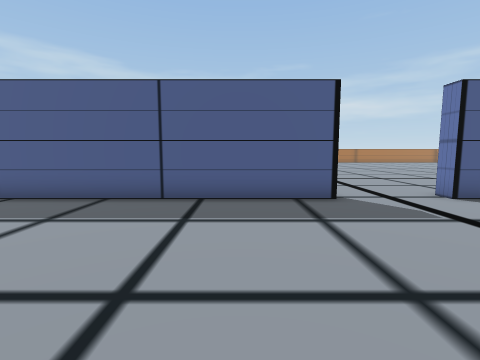
view 1 (above)

20 first-person views from a walk through a 3-D level made in the Unity game engine. The camera is 1.2 m above the floor, tilts 6° down and sees 85° across. Doors are open. The floor is counted in squares, 1 m on a side. Each view is taken from the middle of a square. On the plan, view 1 faces up. The plan holds only what a view shows up to about 12 squares ahead; the rest is blank. The place goes on beyond the plan. The player is left out.

view 2
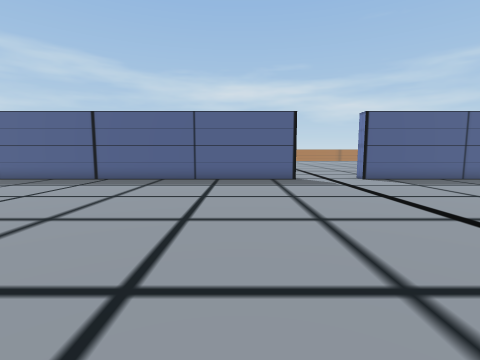

view 3
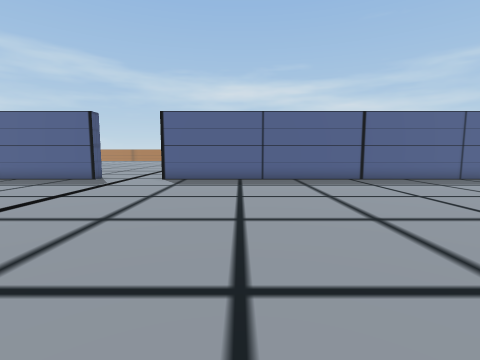

view 4
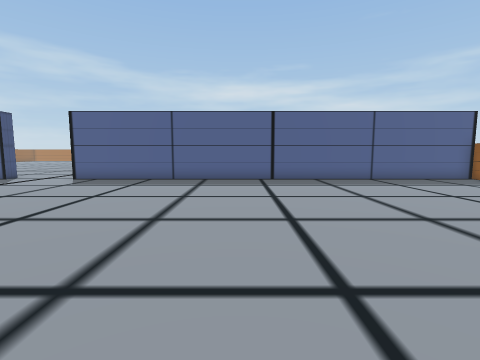

view 5
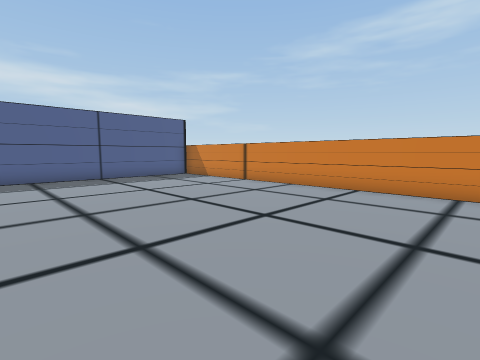

view 6
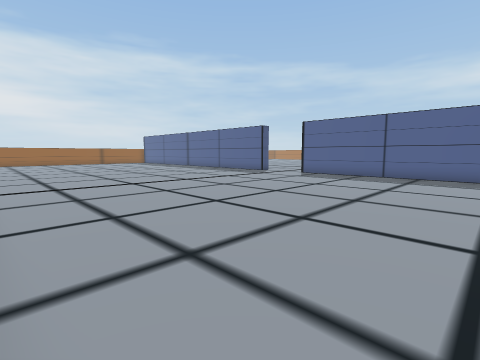

view 7
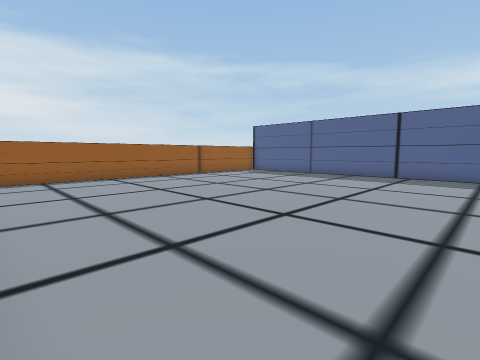

view 8
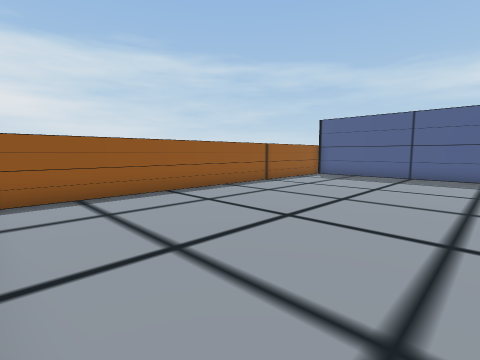

view 9
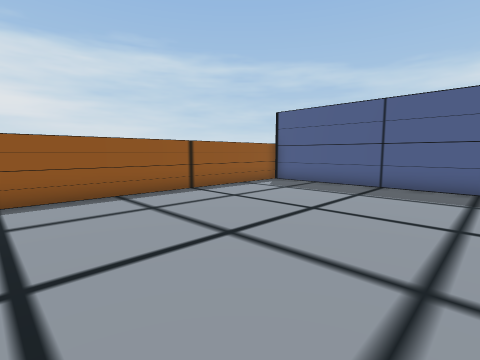

view 10
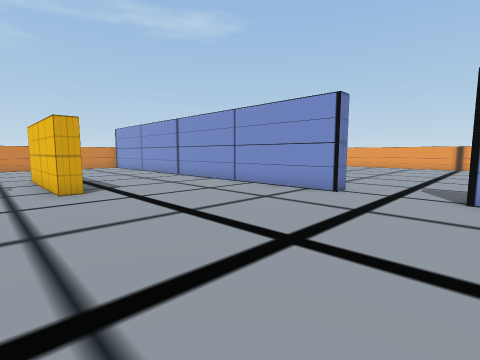

view 11
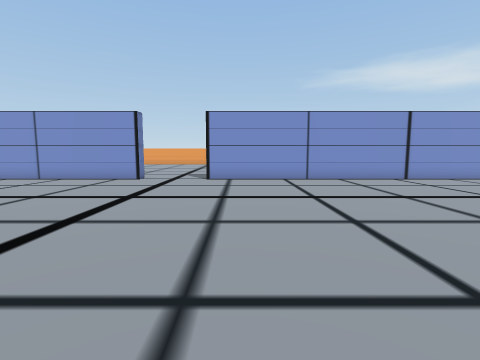

view 12
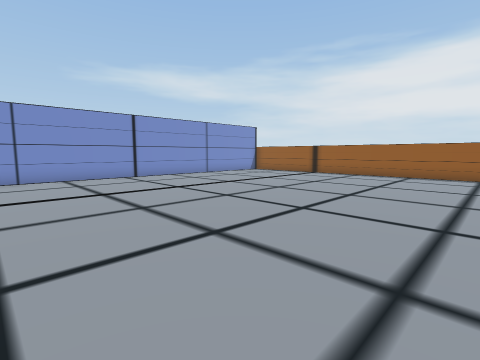

view 13
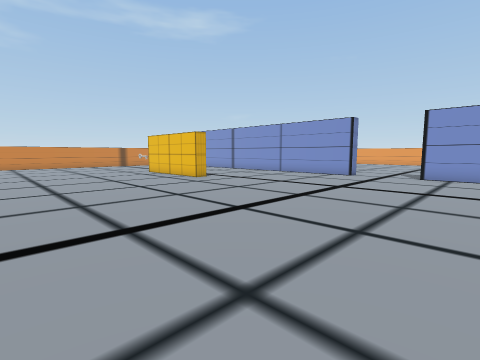

view 14
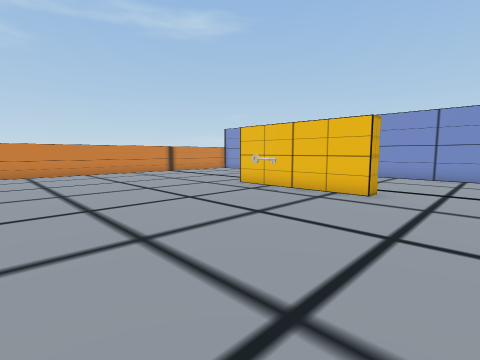

view 15
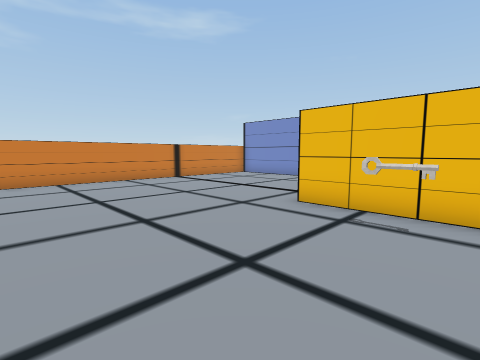

view 16
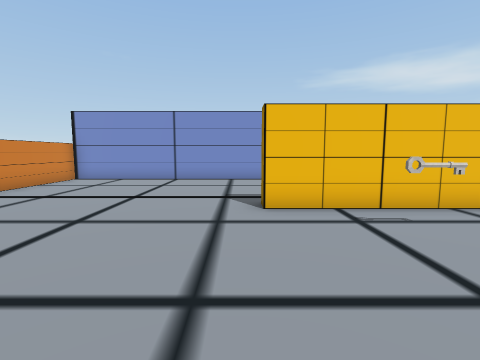

view 17
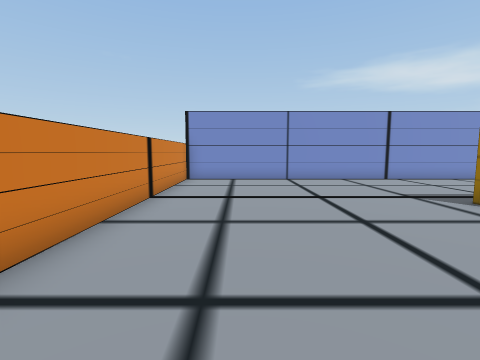

view 18
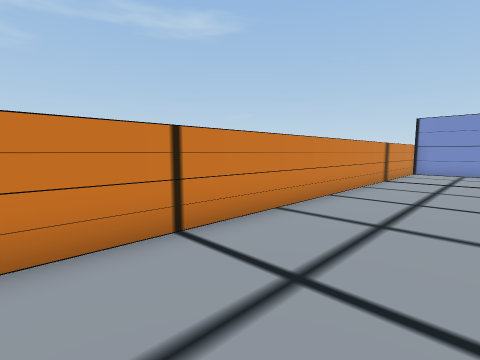

view 19
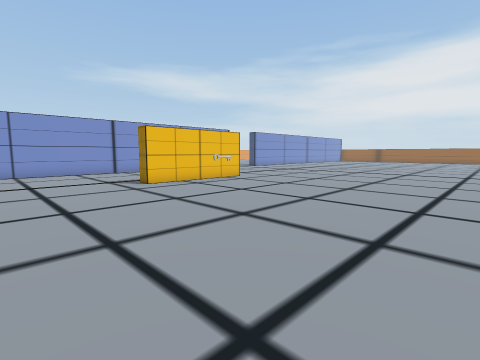

view 20
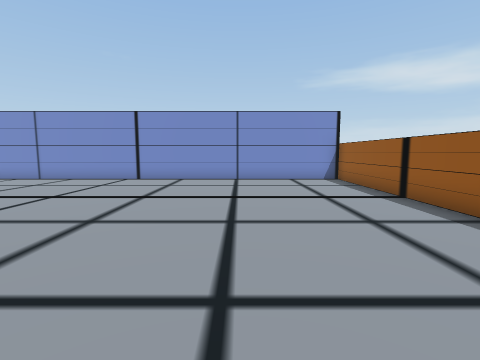

### Floor plan
Points are (right, up) in squares from view 1. A wall is a line through its corners. A room is listed if a view was taken in it or the views show most of it. See-through windows are left out.
Room 1 (views 1, 2, 3, 4, 5, 6, 7, 8, 9)
walls: (2.5, 6.7) (-15.4, 6.7) (-15.4, -6.8); (23.4, -5.8) (23.4, 2.8); (23.5, 6.7) (5.5, 6.7)
ways out: open door at (4, 7) to room 2
Room 2 (views 10, 11, 12, 13, 14, 15, 16, 17, 18, 19, 20)
walls: (10.5, 12.9) (10.5, 13.5) (15.5, 13.5) (15.5, 12.9); (5.5, 7.3) (23.4, 7.3) (23.4, 24); (-15.4, 14.2) (-15.4, 7.3) (2.5, 7.3); (-15.4, 19.4) (-15.4, 17.2)
ways out: open door at (4, 7) to room 1
objects: other object (13, 15)

Where each view was taken, in squares from view 1:
view 1: 0 up, 0 right, facing up
view 2: 5 down, 0 right, facing up
view 3: 5 down, 9 right, facing up
view 4: 5 down, 13 right, facing up
view 5: 6 down, 15 right, facing up-right
view 6: 7 down, 14 right, facing up-left
view 7: 7 down, 3 left, facing up-left
view 8: 7 down, 8 left, facing up-left
view 9: 3 down, 8 left, facing up-left
view 10: 15 up, 2 right, facing down-right
view 11: 19 up, 1 right, facing down
view 12: 20 up, 1 left, facing down-left
view 13: 21 up, 0 right, facing down-right
view 14: 21 up, 8 right, facing down-right
view 15: 19 up, 12 right, facing down-right
view 16: 19 up, 16 right, facing down
view 17: 19 up, 21 right, facing down
view 18: 24 up, 20 right, facing down-right
view 19: 23 up, 20 right, facing down-left
view 20: 19 up, 11 left, facing down
